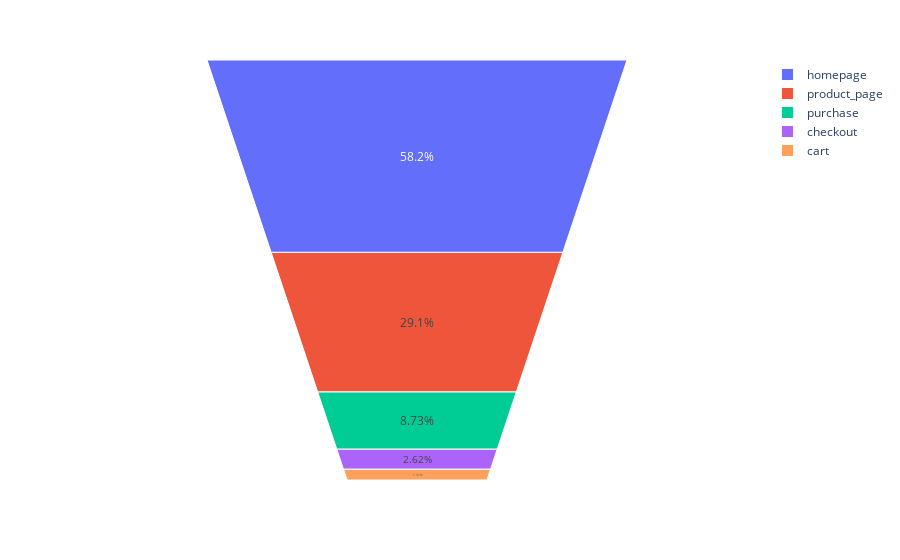

Notebook code cell kept with this figure:
### Markdown cell above
**Basic funnel charts**

### Code cell
import plotly.express as px
fig = px.funnel_area(names=["homepage", "product_page", "purchase", "checkout", "cart"],
                    values=[10000, 5000, 1500, 450, 225])
fig.show()

### Figure 1 — Plotly figure (JSON) as saved in the notebook; plotly's stock layout.template omitted (floating-point values rounded to 4 significant figures)
{"data": [{"domain": {"x": [0, 1], "y": [0, 1]}, "hovertemplate": "label=%{label}<br>value=%{value}<extra></extra>", "labels": ["homepage", "product_page", "purchase", "checkout", "cart"], "legendgroup": "", "name": "", "showlegend": true, "type": "funnelarea", "values": [10000, 5000, 1500, 450, 225]}], "layout": {"legend": {"tracegroupgap": 0}, "margin": {"t": 60}}}
